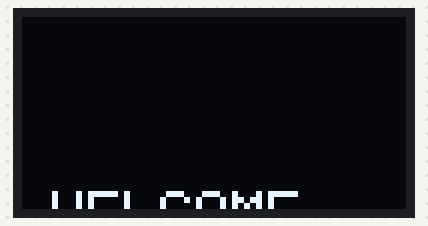
The program below on a simulated Arduino Uno, built for the host (arithmetic inside an expression is 32-bit, double 64-bit). Parts: 128×64 one-colour display.

Above: at 0.55 s.
At 5.56 s:
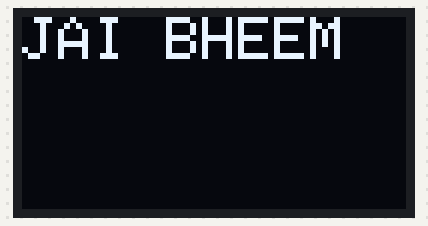
At 10.36 s:
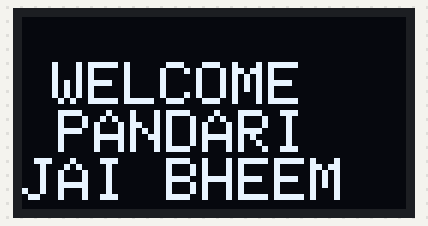
At 20.12 s:
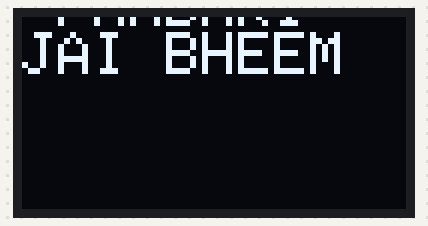
At 29.95 s:
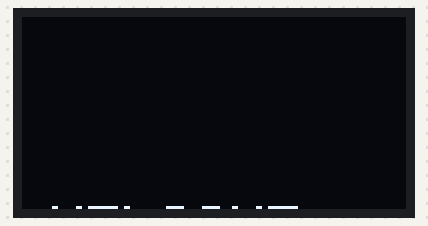
At 39.71 s:
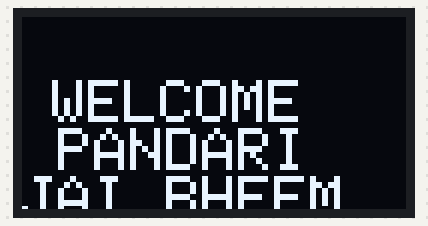

The program:

main.cpp
```cpp
#include <Wire.h>
#include <Adafruit_GFX.h>
#include <Adafruit_SSD1306.h>

#define SCREEN_WIDTH 128
#define SCREEN_HEIGHT 64

// Define your ESP32-S3 I2C Pins (Change these numbers if your board uses different pins)
#define I2C_SDA 8
#define I2C_SCL 9

Adafruit_SSD1306 display(SCREEN_WIDTH, SCREEN_HEIGHT, &Wire, -1);

void setup() {
  // 1. Initialize I2C with ESP32-S3 specific pins
  Wire.begin(I2C_SDA, I2C_SCL);

  // 2. Initialize the OLED display
  if(!display.begin(SSD1306_SWITCHCAPVCC, 0x3C)) {
    // If initialization fails, stop execution
    while(true);
  }

  display.clearDisplay();
  display.setTextSize(2);
  display.setTextColor(SSD1306_WHITE); // Updated to standard library macro
}

void loop() {
  // 3. Moved the infinite animation loop into the loop() function where it belongs
  for(int i = 64; i >= -50; i--) {
    display.clearDisplay();

    // Set the cursor BEFORE printing text
    display.setCursor(10, i);

    display.println("WELCOME");
    display.println(" PANDARI");
    display.println("JAI BHEEM");

    display.display();
    delay(30); // Faster delay for a smoother scrolling effect
  }

  display.clearDisplay();
  display.display();
  delay(1000); // Pause before restarting the scroll
}
```
